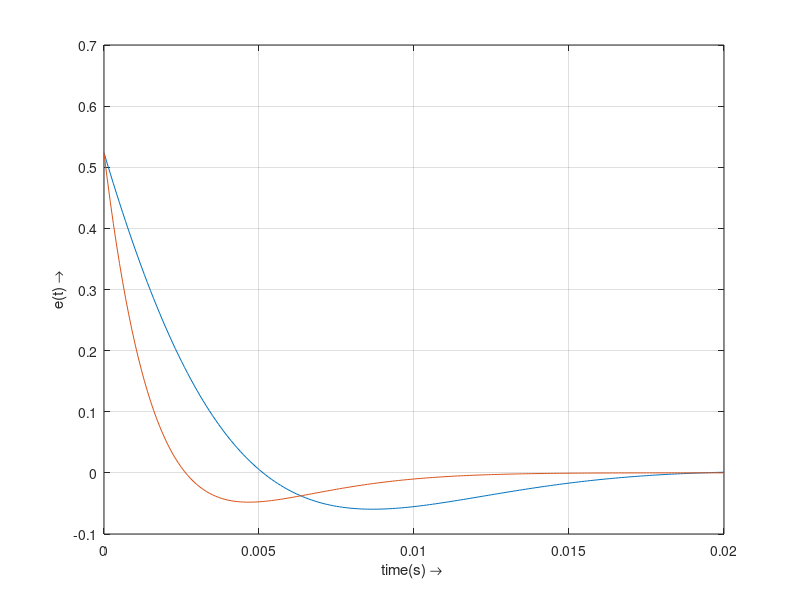

This figure's MATLAB source:
%plot to compare bet weiner and proposed method
clear all
close all
clc
w_step = 2*pi*10;
phi = pi/6;
%weiner
del = 1/sqrt(2);
wn = 100*pi;
c1 = w_step^2 + phi^2*wn^2;
c2 = w_step* phi*wn;
wd  = wn*sqrt(1-del^2);
gamma =acos(del);
t = 0:0.0001:0.02;
e = (exp( -del*wn*t)/wd).*(w_step*sin(wd*t) - phi*wn*sin(wd*t -gamma));
e1 = (exp( -del*wn*t)/wd)*sqrt(c1- 2*c2*del);
e2 = -(exp( -del*wn*t)/wd)*sqrt(c1- 2*c2*del);
plot(t,e);
hold on
% atemp = input('enter: ');
% plot(t,e1);
% hold on
% plot(t,e2);
% atemp = input('enter: ');
xlabel('time(s) \rightarrow ');
ylabel(' e(t) \rightarrow ');
grid on

%proposed
atemp = input('Proposed method:');
del = 0.91228;
wn = 505.8244;
c1 = w_step^2 + phi^2*wn^2;
c2 = w_step* phi*wn;
wd =wn*sqrt(1-del^2);
gamma = acos(del);
t = 0:0.0001:0.02;
e = (exp( -del*wn*t)/wd).*(w_step*sin(wd*t) - phi*wn*sin(wd*t -gamma));
e1 = (exp( -del*wn*t)/wd)*sqrt(c1- 2*c2*del);
e2 = -(exp( -del*wn*t)/wd)*sqrt(c1- 2*c2*del);
plot(t,e);
hold on
% atemp = input('enter: ');
% plot(t,e1);
% hold on
% atemp = input('enter: ');
% plot(t,e2);
xlabel('time(s) \rightarrow ');
ylabel(' e(t) \rightarrow ');
grid on